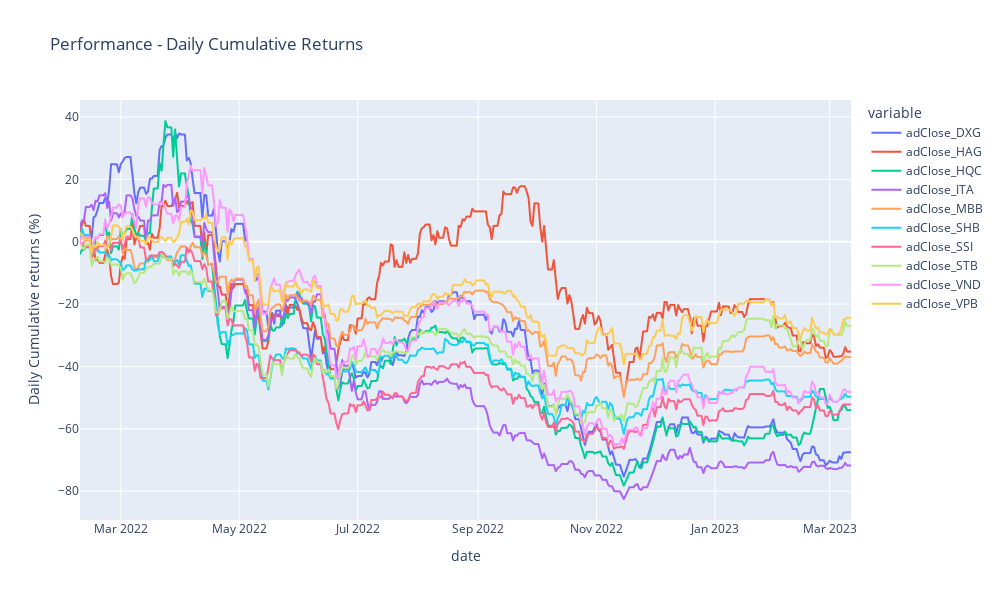

Source (notebook cell):
### Markdown cell above
## **Gatev Data Normalization**

### Code cell
df_cum_daily_returns_train = gatev_dist.gatev_data_normalize(df_train)

### Figure 1 — Plotly figure (JSON) as saved in the notebook; plotly's stock layout.template omitted (floating-point values rounded to 4 significant figures; data arrays with more than 128 entries replaced by an {"elided": "..."} marker saying what was removed)
{"data": [{"hovertemplate": "variable=adClose_DXG<br>date=%{x}<br>value=%{y}<extra></extra>", "legendgroup": "adClose_DXG", "line": {"color": "#636efa", "dash": "solid"}, "marker": {"symbol": "circle"}, "mode": "lines", "name": "adClose_DXG", "showlegend": true, "type": "scattergl", "x": {"elided": "398 str values"}, "xaxis": "x", "y": {"elided": "398 float values"}, "yaxis": "y"}, {"hovertemplate": "variable=adClose_HAG<br>date=%{x}<br>value=%{y}<extra></extra>", "legendgroup": "adClose_HAG", "line": {"color": "#EF553B", "dash": "solid"}, "marker": {"symbol": "circle"}, "mode": "lines", "name": "adClose_HAG", "showlegend": true, "type": "scattergl", "x": {"elided": "398 str values"}, "xaxis": "x", "y": {"elided": "398 float values"}, "yaxis": "y"}, {"hovertemplate": "variable=adClose_HQC<br>date=%{x}<br>value=%{y}<extra></extra>", "legendgroup": "adClose_HQC", "line": {"color": "#00cc96", "dash": "solid"}, "marker": {"symbol": "circle"}, "mode": "lines", "name": "adClose_HQC", "showlegend": true, "type": "scattergl", "x": {"elided": "398 str values"}, "xaxis": "x", "y": {"elided": "398 float values"}, "yaxis": "y"}, {"hovertemplate": "variable=adClose_ITA<br>date=%{x}<br>value=%{y}<extra></extra>", "legendgroup": "adClose_ITA", "line": {"color": "#ab63fa", "dash": "solid"}, "marker": {"symbol": "circle"}, "mode": "lines", "name": "adClose_ITA", "showlegend": true, "type": "scattergl", "x": {"elided": "398 str values"}, "xaxis": "x", "y": {"elided": "398 float values"}, "yaxis": "y"}, {"hovertemplate": "variable=adClose_MBB<br>date=%{x}<br>value=%{y}<extra></extra>", "legendgroup": "adClose_MBB", "line": {"color": "#FFA15A", "dash": "solid"}, "marker": {"symbol": "circle"}, "mode": "lines", "name": "adClose_MBB", "showlegend": true, "type": "scattergl", "x": {"elided": "398 str values"}, "xaxis": "x", "y": {"elided": "398 float values"}, "yaxis": "y"}, {"hovertemplate": "variable=adClose_SHB<br>date=%{x}<br>value=%{y}<extra></extra>", "legendgroup": "adClose_SHB", "line": {"color": "#19d3f3", "dash": "solid"}, "marker": {"symbol": "circle"}, "mode": "lines", "name": "adClose_SHB", "showlegend": true, "type": "scattergl", "x": {"elided": "398 str values"}, "xaxis": "x", "y": {"elided": "398 float values"}, "yaxis": "y"}, {"hovertemplate": "variable=adClose_SSI<br>date=%{x}<br>value=%{y}<extra></extra>", "legendgroup": "adClose_SSI", "line": {"color": "#FF6692", "dash": "solid"}, "marker": {"symbol": "circle"}, "mode": "lines", "name": "adClose_SSI", "showlegend": true, "type": "scattergl", "x": {"elided": "398 str values"}, "xaxis": "x", "y": {"elided": "398 float values"}, "yaxis": "y"}, {"hovertemplate": "variable=adClose_STB<br>date=%{x}<br>value=%{y}<extra></extra>", "legendgroup": "adClose_STB", "line": {"color": "#B6E880", "dash": "solid"}, "marker": {"symbol": "circle"}, "mode": "lines", "name": "adClose_STB", "showlegend": true, "type": "scattergl", "x": {"elided": "398 str values"}, "xaxis": "x", "y": {"elided": "398 float values"}, "yaxis": "y"}, {"hovertemplate": "variable=adClose_VND<br>date=%{x}<br>value=%{y}<extra></extra>", "legendgroup": "adClose_VND", "line": {"color": "#FF97FF", "dash": "solid"}, "marker": {"symbol": "circle"}, "mode": "lines", "name": "adClose_VND", "showlegend": true, "type": "scattergl", "x": {"elided": "398 str values"}, "xaxis": "x", "y": {"elided": "398 float values"}, "yaxis": "y"}, {"hovertemplate": "variable=adClose_VPB<br>date=%{x}<br>value=%{y}<extra></extra>", "legendgroup": "adClose_VPB", "line": {"color": "#FECB52", "dash": "solid"}, "marker": {"symbol": "circle"}, "mode": "lines", "name": "adClose_VPB", "showlegend": true, "type": "scattergl", "x": {"elided": "398 str values"}, "xaxis": "x", "y": {"elided": "398 float values"}, "yaxis": "y"}], "layout": {"height": 600, "legend": {"title": {"text": "variable"}, "tracegroupgap": 0}, "title": {"text": "Performance - Daily Cumulative Returns"}, "width": 1000, "xaxis": {"anchor": "y", "domain": [0, 1], "title": {"text": "date"}}, "yaxis": {"anchor": "x", "domain": [0, 1], "title": {"text": "Daily Cumulative returns (%)"}}}}
